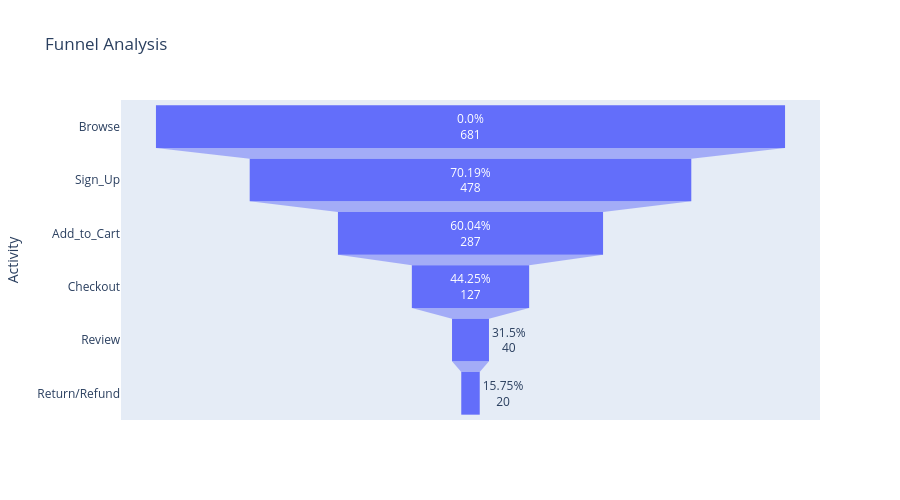

The notebook cell this image was saved under:
### Code cell
fig = px.funnel(data_frame=funnel, y='Activity', x='count',text = 'Per_Conversion',
                title='Funnel Analysis', height=500,hover_data='Avg_Days_2Tran')
fig.show()

### Figure 1 — Plotly figure (JSON) as saved in the notebook; plotly's stock layout.template omitted (floating-point values rounded to 4 significant figures)
{"data": [{"customdata": [[0.0], [2.52], [2.51], [14.43], [2.62], [3.4]], "hovertemplate": "count=%{x}<br>Activity=%{y}<br>Per_Conversion=%{text}<br>Avg_Days_2Tran=%{customdata[0]}<extra></extra>", "legendgroup": "", "marker": {"color": "#636efa"}, "name": "", "orientation": "h", "showlegend": false, "text": ["0.0%", "70.19%", "60.04%", "44.25%", "31.5%", "15.75%"], "type": "funnel", "x": [681, 478, 287, 127, 40, 20], "xaxis": "x", "y": ["Browse", "Sign_Up", "Add_to_Cart", "Checkout", "Review", "Return/Refund"], "yaxis": "y"}], "layout": {"height": 500, "legend": {"tracegroupgap": 0}, "title": {"text": "Funnel Analysis"}, "xaxis": {"anchor": "y", "domain": [0, 1], "title": {"text": "count"}}, "yaxis": {"anchor": "x", "domain": [0, 1], "title": {"text": "Activity"}}}}
